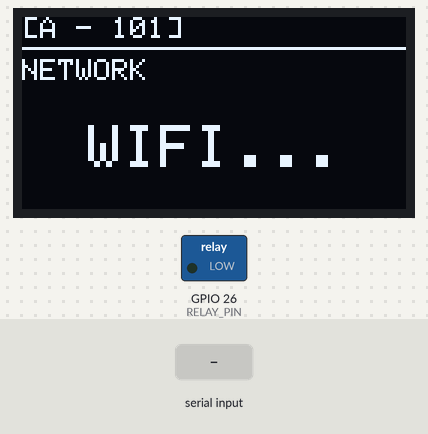
Bench run of a program on a simulated ESP32. On the bench: 128×64 one-colour display, switched loads named in the program (green lamp = pin HIGH). The inputs (shaded band) are chosen by the test bench. WiFi joins after 1.5 s; servers stay silent unless stated; uploads are accepted with an empty reply; what the program prints to the serial monitor is not drawn.

Above: at 5.7 s.
At 8.3 s:
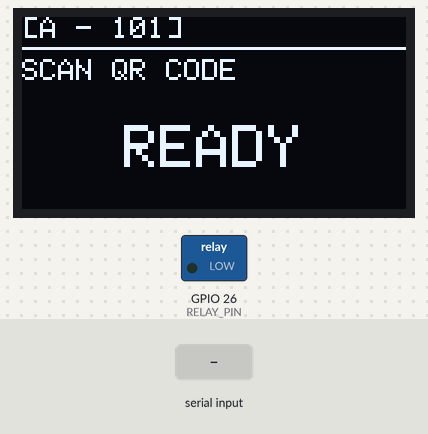
8.4 s: "1\n" received over the second serial link
At 9.0 s:
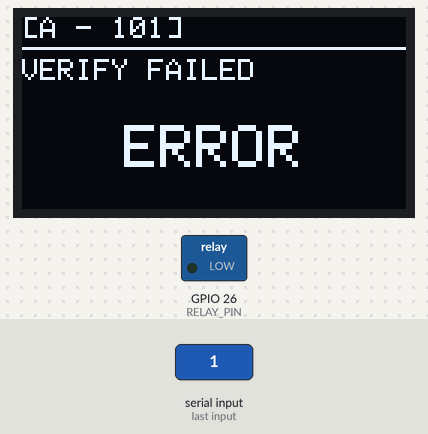
11.4 s: "0\n" received over the second serial link
At 11.58 s:
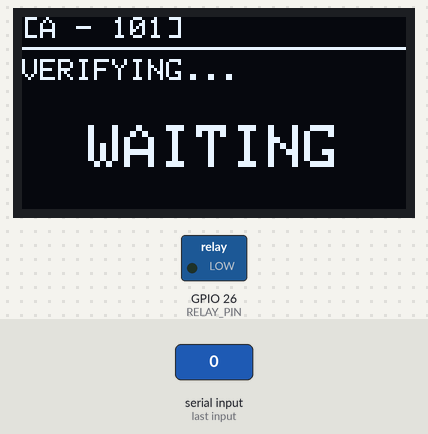
14.4 s: "2\n" received over the second serial link
At 15.9 s:
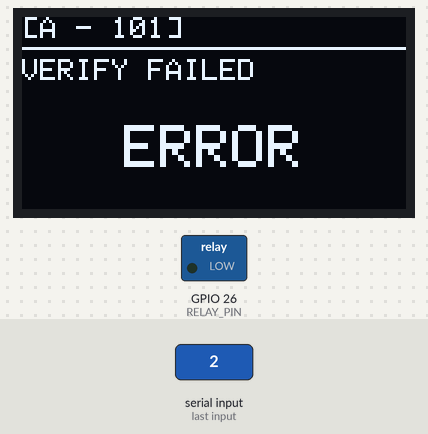
Timing chart, 0 to 17.4 s (numbered marks = the images above; inputs shaded):
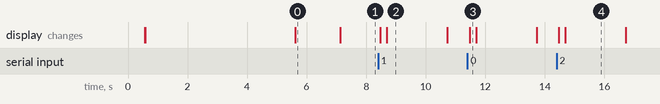

The program:

main.cpp
```cpp
// =====================================================================
//  Dormitoration Smart Lock - ESP32 firmware (src/main.cpp)
//  1) GM65 QR scan -> JSON POST -> website answers access true/false -> relay
//  2) Heartbeat    -> tells the website this room's hardware is online
//  3) OLED SSD1306 -> Real-time status UI on GPIO 21 (SDA) & GPIO 22 (SCL)
//
//  platformio.ini needs:
//    [env:esp32dev]
//    platform = espressif32
//    board = esp32dev
//    framework = arduino
//    monitor_speed = 115200
//    lib_deps =
//      bblanchon/ArduinoJson@^7
//      adafruit/Adafruit GFX Library@^1.11.11
//      adafruit/Adafruit SSD1306@^2.5.13
//
//  Wiring:
//    GM65 TX -> GPIO16 (RX2)    GM65 RX -> GPIO17 (TX2)
//    GPIO26  -> Relay IN        Relay COM -> +12V, Relay NC -> Maglock +
//    GPIO21  -> OLED SDA        GPIO22    -> OLED SCL
//  Fail-safe: idle relay = NC closed = maglock powered = LOCKED.
//  Energizing the relay opens NC = lock loses power = UNLOCKED.
// =====================================================================
#include <Arduino.h>
#include <WiFi.h>
#include <WiFiClientSecure.h>
#include <HTTPClient.h>
#include <ArduinoJson.h>
#include <Wire.h>
#include <Adafruit_GFX.h>
#include <Adafruit_SSD1306.h>
#include "secrets.h"
// secrets.h must define: WIFI_SSID, WIFI_PASSWORD, API_URL, HEARTBEAT_URL,
//                        DEVICE_ID, DEVICE_API_KEY, BLOCK_NAME, ROOM_NUMBER, ROOT_CA

// ---------- Pins ----------
#define RXD2        16
#define TXD2        17
#define RELAY_PIN   26
#define OLED_SDA    21
#define OLED_SCL    22

// ---------- OLED Specs ----------
#define SCREEN_WIDTH    128
#define SCREEN_HEIGHT   64
#define OLED_RESET      -1

Adafruit_SSD1306 display(SCREEN_WIDTH, SCREEN_HEIGHT, &Wire, OLED_RESET);
bool oledAvailable = false;

// ---------- Config ----------
#define GM65_BAUD           115200
#define RELAY_ACTIVE_LEVEL  HIGH    // HIGH if relay jumper = H, LOW if jumper = L
#define UNLOCK_MS           5000    // how long the door stays unlocked
#define SCAN_COOLDOWN_MS    2000    // ignore repeat scans of the same code
#define HTTP_TIMEOUT_MS     8000    // QR verify request
#define HB_TIMEOUT_MS       4000    // heartbeat request (kept short so scans aren't held up)
#define HEARTBEAT_MS        300000  // how often to report "I'm online" (5 min)
// NOTE: the website's "online"/"offline" threshold (dashboard_backend.js's
// ONLINE_WINDOW_SECONDS and cloudflare_worker.js's cron ROOM_OFFLINE_AFTER_SECONDS)
// must stay well above this value, or a room will flicker red between every
// heartbeat. If you change this again, update those two to match (see their
// own comments for the formula).
#define HEARTBEAT_RETRY_MS  5000    // retry sooner after a failed heartbeat
#define WIFI_RETRY_MS       10000
#define MAX_CODE_LEN        128
#define USE_INSECURE_TLS    true    // TESTING ONLY. Set false and fill ROOT_CA before real use.

// ---------- State ----------
bool     unlocked      = false;
uint32_t unlockedAtMs  = 0;
uint32_t lastScanMs    = 0;
uint32_t lastWifiTryMs = 0;
uint32_t nextHbMs      = 0;      // 0 = send as soon as WiFi is up
String   lastCode;

// =====================================================================
//  OLED Display UI Helpers
// =====================================================================
void updateDisplay(const char* title, const char* statusMsg, bool centered = true) {
  if (!oledAvailable) return;

  display.clearDisplay();
  display.setTextColor(SSD1306_WHITE);

  // Header Bar
  display.setTextSize(1);
  display.setCursor(0, 0);
  display.printf("[%s - %s]", BLOCK_NAME, ROOM_NUMBER);
  display.drawFastHLine(0, 10, 128, SSD1306_WHITE);

  // Subtitle / Action Label
  display.setCursor(0, 14);
  display.print(title);

  // Main Status Message
  display.setTextSize(2);
  if (centered) {
    int16_t x1, y1;
    uint16_t w, h;
    display.getTextBounds(statusMsg, 0, 0, &x1, &y1, &w, &h);
    display.setCursor((128 - w) / 2, 36);
  } else {
    display.setCursor(0, 36);
  }
  display.print(statusMsg);

  display.display();
}

void showIdleScreen() {
  if (WiFi.status() == WL_CONNECTED) {
    updateDisplay("SCAN QR CODE", "READY");
  } else {
    updateDisplay("CONNECTING...", "NO WIFI");
  }
}

// =====================================================================
//  Relay
// =====================================================================
void setRelay(bool unlock) {
  digitalWrite(RELAY_PIN, unlock ? RELAY_ACTIVE_LEVEL : !RELAY_ACTIVE_LEVEL);
  unlocked = unlock;
  if (unlock) {
    unlockedAtMs = millis();
    updateDisplay("ACCESS GRANTED", "UNLOCKED");
  } else {
    showIdleScreen();
  }
  Serial.println(unlock ? "[LOCK] UNLOCKED" : "[LOCK] LOCKED");
}

// =====================================================================
//  WiFi
// =====================================================================
void connectWiFi() {
  WiFi.mode(WIFI_STA);
  WiFi.begin(WIFI_SSID, WIFI_PASSWORD);
  Serial.print("[WiFi] connecting");
  updateDisplay("NETWORK", "WIFI...");

  uint32_t start = millis();
  while (WiFi.status() != WL_CONNECTED && millis() - start < 15000) {
    delay(500);
    Serial.print('.');
  }
  Serial.println();
  if (WiFi.status() == WL_CONNECTED) {
    Serial.printf("[WiFi] connected, IP %s\n", WiFi.localIP().toString().c_str());
    showIdleScreen();
  } else {
    Serial.println("[WiFi] failed, will retry");
    updateDisplay("NETWORK ERROR", "NO WIFI");
  }
}

// =====================================================================
//  GM65 scan reader
// =====================================================================
String readScan() {
  if (!Serial2.available()) return "";
  String s;
  uint32_t last = millis();
  while (millis() - last < 40) {          // wait for the packet to finish
    while (Serial2.available()) {
      char c = Serial2.read();
      if (c != '\r' && c != '\n') s += c;
      last = millis();
    }
    delay(1);
  }
  s.trim();
  if (s.length() > MAX_CODE_LEN) return "";
  return s;
}

// =====================================================================
//  One HTTPS JSON POST used by both features.
//  Returns the HTTP status (or -1 if it couldn't connect); reply body in 'out'.
// =====================================================================
int postJson(const char *url, const String &body, uint16_t timeoutMs, String &out) {
  WiFiClientSecure client;
#if USE_INSECURE_TLS
  client.setInsecure();
#else
  client.setCACert(ROOT_CA);
#endif

  HTTPClient http;
  http.setTimeout(timeoutMs);
  if (!http.begin(client, url)) return -1;
  http.addHeader("Content-Type", "application/json");
  http.addHeader("X-Device-Key", DEVICE_API_KEY);

  int status = http.POST(body);
  if (status > 0) out = http.getString();
  http.end();
  return status;
}

// =====================================================================
//  Ask the website about a scanned code.
//  Returns true if the request itself succeeded; 'granted' = the answer.
// =====================================================================
bool verifyCode(const String &code, bool &granted) {
  granted = false;

  JsonDocument req;
  req["code"]  = code;
  req["block"] = BLOCK_NAME;
  req["room"]  = ROOM_NUMBER;
  String body;
  serializeJson(req, body);

  String resp;
  int status = postJson(API_URL, body, HTTP_TIMEOUT_MS, resp);
  if (status != 200) {
    Serial.printf("[HTTP] status %d\n", status);
    return false;
  }

  JsonDocument res;
  DeserializationError err = deserializeJson(res, resp);
  if (err) {
    Serial.printf("[JSON] parse error: %s\n", err.c_str());
    return false;
  }

  granted = res["access"] | false;
  return true;
}

// =====================================================================
//  Heartbeat: "this block/room is online". The website auto-registers
//  the room on the first call and refreshes last_seen_at on every call.
// =====================================================================
bool sendHeartbeat() {
  JsonDocument req;
  req["block"]  = BLOCK_NAME;
  req["room"]   = ROOM_NUMBER;
  req["gender"] = ROOM_GENDER;
  String body;
  serializeJson(req, body);

  String resp;
  int status = postJson(HEARTBEAT_URL, body, HB_TIMEOUT_MS, resp);
  if (status != 200) {
    Serial.printf("[HB] failed, status %d\n", status);
    return false;
  }

  JsonDocument res;
  if (deserializeJson(res, resp) || !(res["ok"] | false)) {
    Serial.println("[HB] bad reply");
    return false;
  }

  Serial.printf("[HB] online: block %s room %s (room_id %d)%s\n",
                BLOCK_NAME, ROOM_NUMBER, (int)(res["room_id"] | 0),
                (res["registered"] | false) ? " - auto-registered" : "");
  return true;
}

// =====================================================================
void handleScan(const String &code) {
  Serial.printf("[SCAN] %s\n", code.c_str());
  updateDisplay("VERIFYING...", "WAITING");

  if (WiFi.status() != WL_CONNECTED) {
    Serial.println("[SCAN] no WiFi, staying locked");
    updateDisplay("VERIFY FAILED", "NO WIFI");
    delay(2000);
    showIdleScreen();
    return;
  }

  bool granted = false;
  if (!verifyCode(code, granted)) {
    Serial.println("[ACCESS] request failed, staying locked");   // fail-safe
    updateDisplay("VERIFY FAILED", "ERROR");
    delay(2000);
    showIdleScreen();
    return;
  }

  if (granted) {
    Serial.println("[ACCESS] GRANTED");
    setRelay(true);
  } else {
    Serial.println("[ACCESS] DENIED");
    updateDisplay("ACCESS DENIED", "DENIED");
    delay(2000);
    showIdleScreen();
  }
}

// =====================================================================
//  GM65 Read Mode fix (manual section 9: serial commands, zone bit 0x0000)
//  Problem: GM65 ships in Continuous Mode — it decodes non-stop forever,
//  with no gate on whether a code is even present. That constant duty
//  cycle is the likely cause of it misbehaving after long uptime, and it
//  also re-sends the same code roughly every second if left in view,
//  which is what was flooding the website with repeat verify calls.
//  Fix: switch it into Induction Mode (zone 0x0000, bits[1:0] = 11). The
//  module then watches for a scene change via its own sensor and only
//  wakes to decode when something is actually presented — the same
//  outcome a proximity sensor would give, with no extra hardware.
//  This runs once at boot: read the byte, flip only bits 1-0 (leaving
//  LED/beep/lighting bits untouched), write it back, save to flash so it
//  survives power loss. Safe to run every boot — it's idempotent.
// =====================================================================
#define GM65_CMD_TIMEOUT_MS 300

// CRC-CCITT (poly 0x1021, init 0), exactly as given in the GM65 manual's
// own reference code — used so these commands work even if a firmware
// revision enforces CRC checking (the manual's "fill 0xAB 0xCD" shortcut
// is only for when checking is OFF, which isn't guaranteed on every unit).
uint16_t gm65Crc(const uint8_t *data, size_t len) {
  uint16_t crc = 0;
  for (size_t n = 0; n < len; n++) {
    for (uint8_t i = 0x80; i != 0; i >>= 1) {
      crc <<= 1;
      if (crc & 0x10000) crc ^= 0x11021;
      if (data[n] & i) crc ^= 0x1021;
      crc &= 0xFFFF;
    }
  }
  return crc;
}

// Sends one command, appends CRC, waits briefly for the module's reply.
// Returns the number of reply bytes read into respBuf (0 = no/short reply).
int gm65SendCommand(const uint8_t *body, size_t bodyLen, uint8_t *respBuf, size_t respBufSize) {
  while (Serial2.available()) Serial2.read();   // clear any stray bytes first

  uint16_t crc = gm65Crc(body, bodyLen);
  Serial2.write(body, bodyLen);
  Serial2.write((uint8_t)(crc >> 8));
  Serial2.write((uint8_t)(crc & 0xFF));

  uint32_t start = millis();
  size_t n = 0;
  while (millis() - start < GM65_CMD_TIMEOUT_MS && n < respBufSize) {
    if (Serial2.available()) {
      respBuf[n++] = Serial2.read();
      start = millis(); // reset the idle timer while bytes are still arriving
    }
  }
  return n;
}

void configureGM65InductionMode() {
  uint8_t resp[16];
  uint8_t readCmd[] = {0x7E, 0x00, 0x07, 0x01, 0x00, 0x00, 0x01};

  // Retry the read a few times — the module may still be finishing its own
  // power-on sequence, or briefly busy mid-decode-cycle (it's still in
  // Continuous Mode at this exact point, that's the whole thing we're fixing).
  int n = 0;
  for (uint8_t attempt = 1; attempt <= 5; attempt++) {
    n = gm65SendCommand(readCmd, sizeof(readCmd), resp, sizeof(resp));
    // Reply shape: {0x02 0x00} {Type 0x00} {Len 0x01} {Data} {CRC hi} {CRC lo}
    if (n >= 5 && resp[2] == 0x00) break;
    Serial.printf("[GM65] read attempt %d/5 got %d bytes, retrying...\n", attempt, n);
    delay(300);
  }
  if (n < 5 || resp[2] != 0x00) {
    Serial.println("[GM65] couldn't read zone bit 0x0000 after 5 tries — skipping mode change");
    return;
  }
  uint8_t current = resp[4];
  uint8_t desired = (current & 0xFC) | 0x03;   // keep bits 7-2, force bits1-0 = 11 (Induction)

  if (current == desired) {
    Serial.println("[GM65] already in Induction Mode");
    return;
  }

  // 2) Write the modified byte back.
  uint8_t writeCmd[] = {0x7E, 0x00, 0x08, 0x01, 0x00, 0x00, desired};
  n = gm65SendCommand(writeCmd, sizeof(writeCmd), resp, sizeof(resp));
  if (n < 3 || resp[2] != 0x00) {
    Serial.println("[GM65] write failed — mode unchanged");
    return;
  }

  // 3) Save to internal flash so it survives a power cycle (fixed command
  //    per the manual: type 0x09, address 0x0000, data 0x00).
  uint8_t saveCmd[] = {0x7E, 0x00, 0x09, 0x01, 0x00, 0x00, 0x00};
  n = gm65SendCommand(saveCmd, sizeof(saveCmd), resp, sizeof(resp));
  if (n < 3 || resp[2] != 0x00) {
    Serial.println("[GM65] set to Induction Mode, but saving to flash failed (will reset to Continuous on power loss)");
    return;
  }

  Serial.println("[GM65] switched to Induction Mode and saved to flash");
}

void setup() {
  Serial.begin(115200);
  delay(500);
  Serial.println("\n=== Dormitoration Smart Lock ===");
  Serial.printf("Block %s, room %s\n", BLOCK_NAME, ROOM_NUMBER);

  // Initialize OLED Display on GPIO 21 (SDA) & GPIO 22 (SCL)
  Wire.begin(OLED_SDA, OLED_SCL);
  if (display.begin(SSD1306_SWITCHCAPVCC, 0x3C) || display.begin(SSD1306_SWITCHCAPVCC, 0x3D)) {
    oledAvailable = true;
    display.clearDisplay();
    updateDisplay("SYSTEM BOOT", "STARTING");
    Serial.println("[OLED] Display initialized successfully");
  } else {
    Serial.println("[OLED] Display init failed — continuing headless mode");
  }

  pinMode(RELAY_PIN, OUTPUT);
  setRelay(false);                       // start locked

  Serial2.begin(GM65_BAUD, SERIAL_8N1, RXD2, TXD2);
  delay(2000);                           // give the module time to fully finish its own boot
  configureGM65InductionMode();

  connectWiFi();
  Serial.println("[READY] scan a QR code...");
}

void loop() {
  // Re-lock after the unlock window
  if (unlocked && millis() - unlockedAtMs >= UNLOCK_MS) setRelay(false);

  // Keep WiFi alive without blocking
  if (WiFi.status() != WL_CONNECTED && millis() - lastWifiTryMs > WIFI_RETRY_MS) {
    lastWifiTryMs = millis();
    Serial.println("[WiFi] reconnecting");
    WiFi.disconnect();
    WiFi.begin(WIFI_SSID, WIFI_PASSWORD);
  }

  // Scans come first
  String code = readScan();
  if (code.length() > 0) {
    bool repeat = (code == lastCode) && (millis() - lastScanMs < SCAN_COOLDOWN_MS);
    if (!repeat) {
      lastCode   = code;
      lastScanMs = millis();
      handleScan(code);
    }
  }

  // Heartbeat: not while the door is open, so re-locking is never delayed
  if (WiFi.status() == WL_CONNECTED && !unlocked && (int32_t)(millis() - nextHbMs) >= 0) {
    bool ok = sendHeartbeat();
    nextHbMs = millis() + (ok ? HEARTBEAT_MS : HEARTBEAT_RETRY_MS);
  }

  delay(10);
}
```

secrets-example.h
```cpp
#pragma once
// =====================================================================
//  src/secrets.example.h - TEMPLATE CONFIGURATION
//  1. Copy this file to src/secrets.h
//  2. Replace the placeholder values with your real credentials
//  3. Ensure src/secrets.h is listed in .gitignore before pushing
// =====================================================================

// ---- Wi-Fi Credentials (Secret) ----
#define WIFI_SSID       "YOUR_WIFI_SSID"
#define WIFI_PASSWORD   "YOUR_WIFI_PASSWORD"

// ---- Cloudflare Worker Endpoints ----
#define API_URL         "https://your-worker.your-subdomain.workers.dev/api/access/verify"
#define HEARTBEAT_URL   "https://your-worker.your-subdomain.workers.dev/api/access/heartbeat"

// ---- Door Unit Identity ----
#define BLOCK_NAME      "A"    // Dormitory block identifier (e.g., "A", "B")
#define ROOM_NUMBER     "101"  // Room number assigned to this ESP32 unit
#define ROOM_GENDER     "M"    // "M" for Male block, "F" for Female block

// ---- Shared Hardware Auth Key (Secret) ----
// Must match the DEVICE_API_KEY environment secret in Cloudflare Workers
#define DEVICE_API_KEY  "00000000-0000-0000-0000-000000000000"

// ---- TLS Root Certificate ----
// Only required when USE_INSECURE_TLS is set to false in main.cpp
static const char ROOT_CA[] = R"EOF(
-----BEGIN CERTIFICATE-----
PASTE_ROOT_CA_HERE
-----END CERTIFICATE-----
)EOF";
```

Measured:
- after the input at 8.4 s, the display: first changes after 0.07 s (image 2 shows a later state)
- after the input at 11.4 s, the display: changes after 0.07 s (image 3)
- after the input at 14.4 s, the display: first changes after 0.07 s (image 4 shows a later state)
- what the display in image 0 shows lasts 1.5 s, from 5.6 s to 7.1 s
- what the display in image 2 shows lasts 2.0 s, from 8.7 s to 10.7 s
